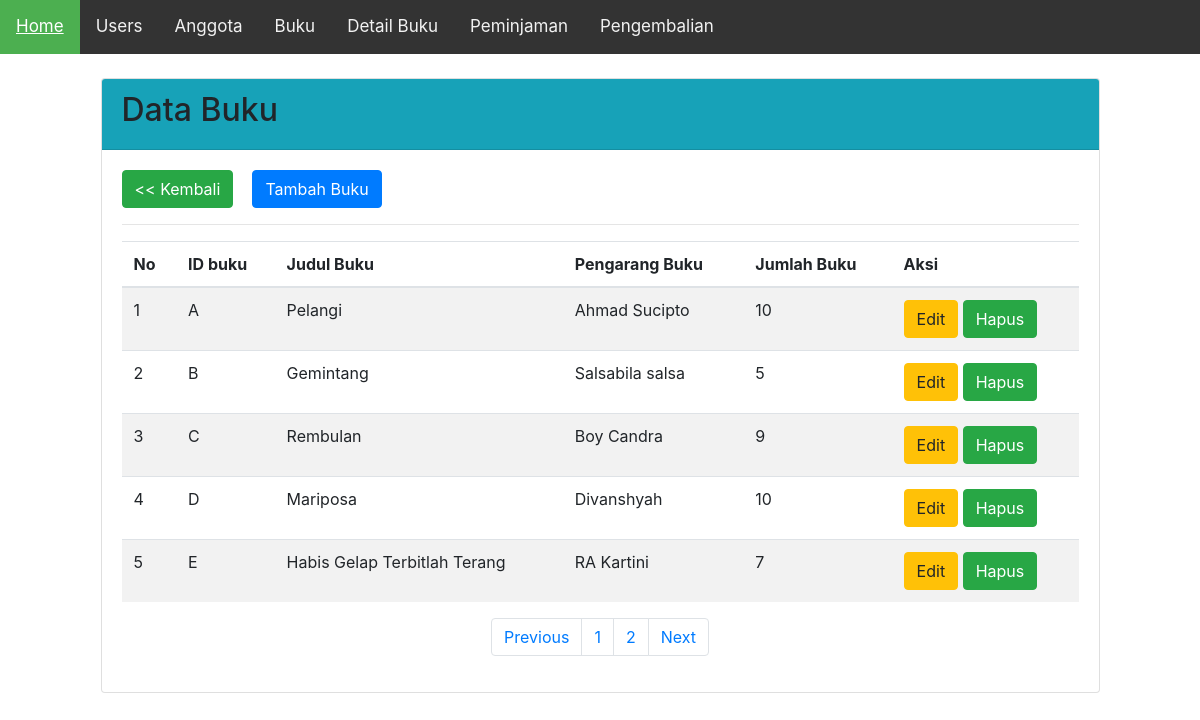
The app's page /buku.php with its own data.
### tables this page shows
CREATE TABLE `buku` (
  `id_buku` varchar(10) NOT NULL,
  `judul_buku` varchar(50) NOT NULL,
  `pengarang_buku` varchar(50) NOT NULL,
  `jumlah_buku` int(10) NOT NULL
);

### koneksi.php (called while the page is built, shortened)
<?php
	class database{
		var $host 	= "localhost";
		var $uname	= "root";
		var $passw	= "";
		var $db 	= "perpustakaan";
		function __construct(){
			$this->koneksi = mysqli_connect(
				$this->host,
				$this->uname,
				$this->passw,
				$this->db);
		}
		function tampil_buku(){
			$query = mysqli_query($this->koneksi,"select * from buku");
			while($row= mysqli_fetch_array($query)){
				$hasil[]= $row;
			}
			return $hasil;
		}
		function tampil_buku_(){
			$query = mysqli_query($this->koneksi,"select * from buku");
			$data = $query->num_rows;
			return $data;
		}
		function tampil_buku_paging($awal,$batas){
		$data = mysqli_query($this->koneksi,"select * from buku order by id_buku asc limit $awal, $batas");
		while($row= mysqli_fetch_array($data)){
			$hasil[]= $row;
		}
		$jml = $data->num_rows;
		if ($jml != 0) {
			return $hasil;
		}
	}
	}
?>

### view_buku.php (the view, shortened to what this page needs)
<body>
<div class="table-responsive">
	<table class="table table-striped">
		<input class="btn btn-success" style="margin-right:2%;" action="action" onclick="window.history.go(-1); return false;" type="submit" value="&lt;&lt; Kembali">
		<a href="tambah_buku.php" class="btn btn-primary">Tambah Buku</a>
		<thead>
		<hr>
		<tr>
			<th>No</th>
			<th>ID buku</th>
			<th>Judul Buku</th>
			<th>Pengarang Buku</th>
			<th>Jumlah Buku</th>
			<th>Aksi</th>
		</tr>
		</thead>
		<?php
			foreach($data_buku as $row){
		?>
		<tr>
			<td><?php echo $nomor++; ?></td>
			<td><?php echo $row['id_buku']; ?></td>
			<td><?php echo $row['judul_buku']; ?></td>
			<td><?php echo $row['pengarang_buku']; ?></td>
			<td><?php echo $row['jumlah_buku']; ?></td>
			<td>
				<a class="btn btn-warning" a href="edit_buku.php?id_buku=<?php echo $row['id_buku']; ?>">Edit</a>
				<a class="btn btn-success" a href="proses.php?aksi=hapus_buku&id_buku=
				<?php echo $row['id_buku']; ?>
				"onclick='return confirm("Apakah Yakin Ingin Menghapus?")'>Hapus</a>
			<?php
			}
			?>
		</tr>
	</table>
</div>
<nav>
			<ul class="pagination justify-content-center">
				<li class="page-item">
					<a class="page-link" <?php if($halaman > 1) {echo "href='?halaman=$previous'";} ?>>Previous</a>
				</li>
					<?php
					for($x=1;$x<=$total_halaman;$x++){
						?>
						<li class="page-item"><a class="page-link" href="?halaman=<?php echo $x ?>"><?php echo $x; ?></a></li>
						<?php
					}
					?>
				<li class="page-item">
					<a class="page-link" <?php if($halaman < $total_halaman) {echo "href='?halaman=$next'";} ?>>Next</a>
				</li>
			</ul>
		</nav>
</body>

### buku.php (shortened to what this page needs)
<?php
	include "koneksi.php";
	$db = new database();
	$data_buku = $db->tampil_buku();
?>
<html>
<head><title> Buku</title>
	<link rel="stylesheet" href="https://stackpath.bootstrapcdn.com/bootstrap/4.5.2/css/bootstrap.min.css">
</head>
<body>
	<div class="container" style="margin-top:2%">
	 <div class="card mx-auto" style="max-width: 90%;">
	 <div class="card-border-success">
	  <div class="card-header bg-info">
		<div class="row">
			<div class="col-sm-11 col-xs-3">
			  <h2>Data Buku</h2>
			</div>
		</div>
	 </div>
		<div class="card-body">
			<?php
				$batas = 5;
				$halaman = isset($_GET['halaman'])?(int)$_GET['halaman'] : 1;
				$halaman_awal = ($halaman>1) ? ($halaman * $batas) - $batas : 0;
				$previous = $halaman - 1;
				$next = $halaman + 1;
				$data = $db->tampil_buku_();
				$jumlah_data = $data;
				$total_halaman = ceil($jumlah_data / $batas);
				$data_buku = $db->tampil_buku_paging($halaman_awal,$batas);
				$nomor = $halaman_awal+1;
				if($jumlah_data!=0){
					include "view_buku.php";
				}else{
					echo "<br><br><h3>Data Anda Kosong</h3>";
				}
			?>
		</div>
	</div>
	</div>
</body>
</html>

### records on screen
buku: id_buku "A", judul_buku "Pelangi", pengarang_buku "Ahmad Sucipto", jumlah_buku "10"
buku: id_buku "B", judul_buku "Gemintang", pengarang_buku "Salsabila salsa", jumlah_buku "5"
buku: id_buku "C", judul_buku "Rembulan", pengarang_buku "Boy Candra", jumlah_buku "9"
buku: id_buku "D", judul_buku "Mariposa", pengarang_buku "Divanshyah", jumlah_buku "10"
buku: id_buku "E", judul_buku "Habis Gelap Terbitlah Terang", pengarang_buku "RA Kartini", jumlah_buku "7"
